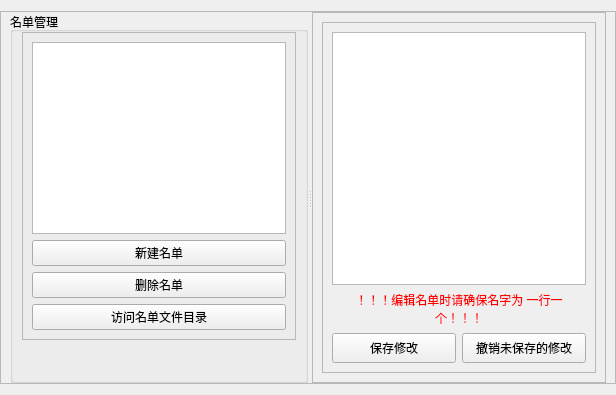
     <widget class="QWidget" name="tab_2">
      <attribute name="title">
       <string>名单管理</string>
      </attribute>
      <layout class="QGridLayout" name="gridLayout_7">
       <property name="leftMargin">
        <number>0</number>
       </property>
       <property name="rightMargin">
        <number>0</number>
       </property>
       <item row="0" column="1">
        <widget class="QFrame" name="frame_5">
         <property name="sizePolicy">
          <sizepolicy hsizetype="Expanding" vsizetype="Expanding">
           <horstretch>0</horstretch>
           <verstretch>0</verstretch>
          </sizepolicy>
         </property>
         <property name="frameShape">
          <enum>QFrame::StyledPanel</enum>
         </property>
         <property name="frameShadow">
          <enum>QFrame::Raised</enum>
         </property>
         <layout class="QGridLayout" name="gridLayout_9">
          <property name="leftMargin">
           <number>9</number>
          </property>
          <property name="topMargin">
           <number>0</number>
          </property>
          <property name="rightMargin">
           <number>9</number>
          </property>
          <property name="bottomMargin">
           <number>0</number>
          </property>
          <item row="1" column="0">
           <widget class="QSplitter" name="splitter">
            <property name="sizePolicy">
             <sizepolicy hsizetype="Expanding" vsizetype="Expanding">
              <horstretch>0</horstretch>
              <verstretch>0</verstretch>
             </sizepolicy>
            </property>
            <property name="orientation">
             <enum>Qt::Horizontal</enum>
            </property>
            <property name="opaqueResize">
             <bool>true</bool>
            </property>
            <property name="childrenCollapsible">
             <bool>false</bool>
            </property>
            <widget class="QGroupBox" name="groupBox_2">
             <property name="minimumSize">
              <size>
               <width>0</width>
               <height>193</height>
              </size>
             </property>
             <property name="title">
              <string>名单管理</string>
             </property>
             <layout class="QGridLayout" name="gridLayout_5">
              <property name="leftMargin">
               <number>9</number>
              </property>
              <property name="topMargin">
               <number>0</number>
              </property>
              <property name="bottomMargin">
               <number>0</number>
              </property>
              <item row="0" column="0">
               <widget class="QFrame" name="frame_7">
                <property name="minimumSize">
                 <size>
                  <width>0</width>
                  <height>211</height>
                 </size>
                </property>
                <property name="frameShape">
                 <enum>QFrame::StyledPanel</enum>
                </property>
                <property name="frameShadow">
                 <enum>QFrame::Raised</enum>
                </property>
                <layout class="QGridLayout" name="gridLayout_11">
                 <item row="0" column="0">
                  <widget class="QListWidget" name="listWidget"/>
                 </item>
                 <item row="1" column="0">
                  <widget class="QPushButton" name="pushButton_3">
                   <property name="sizePolicy">
                    <sizepolicy hsizetype="Minimum" vsizetype="Preferred">
                     <horstretch>0</horstretch>
                     <verstretch>0</verstretch>
                    </sizepolicy>
                   </property>
                   <property name="maximumSize">
                    <size>
                     <width>16777215</width>
                     <height>40</height>
                    </size>
                   </property>
                   <property name="text">
                    <string>新建名单</string>
                   </property>
                  </widget>
                 </item>
                 <item row="2" column="0">
                  <widget class="QPushButton" name="pushButton_4">
                   <property name="sizePolicy">
                    <sizepolicy hsizetype="Minimum" vsizetype="Preferred">
                     <horstretch>0</horstretch>
                     <verstretch>0</verstretch>
                    </sizepolicy>
                   </property>
                   <property name="maximumSize">
                    <size>
                     <width>16777215</width>
                     <height>40</height>
                    </size>
                   </property>
                   <property name="text">
                    <string>删除名单</string>
                   </property>
                  </widget>
                 </item>
                 <item row="3" column="0">
                  <widget class="QPushButton" name="pushButton_15">
                   <property name="sizePolicy">
                    <sizepolicy hsizetype="Minimum" vsizetype="Preferred">
                     <horstretch>0</horstretch>
                     <verstretch>0</verstretch>
                    </sizepolicy>
                   </property>
                   <property name="maximumSize">
                    <size>
                     <width>16777215</width>
                     <height>40</height>
                    </size>
                   </property>
                   <property name="text">
                    <string>访问名单文件目录</string>
                   </property>
                  </widget>
                 </item>
                </layout>
               </widget>
              </item>
              <item row="1" column="0">
               <spacer name="verticalSpacer_2">
                <property name="orientation">
                 <enum>Qt::Vertical</enum>
                </property>
                <property name="sizeHint" stdset="0">
                 <size>
                  <width>20</width>
                  <height>40</height>
                 </size>
                </property>
               </spacer>
              </item>
             </layout>
            </widget>
            <widget class="QFrame" name="frame_6">
             <property name="frameShape">
              <enum>QFrame::StyledPanel</enum>
             </property>
             <property name="frameShadow">
              <enum>QFrame::Raised</enum>
             </property>
             <layout class="QGridLayout" name="gridLayout_10">
              <item row="0" column="0">
               <widget class="QFrame" name="frame_4">
                <property name="minimumSize">
                 <size>
                  <width>0</width>
                  <height>0</height>
                 </size>
                </property>
                <property name="frameShape">
                 <enum>QFrame::StyledPanel</enum>
                </property>
                <property name="frameShadow">
                 <enum>QFrame::Raised</enum>
                </property>
                <layout class="QGridLayout" name="gridLayout_6">
                 <item row="3" column="1">
                  <widget class="QPushButton" name="pushButton_13">
                   <property name="minimumSize">
                    <size>
                     <width>0</width>
                     <height>30</height>
                    </size>
                   </property>
                   <property name="text">
                    <string>撤销未保存的修改</string>
                   </property>
                  </widget>
                 </item>
                 <item row="1" column="0" colspan="2">
                  <widget class="QTextEdit" name="textEdit">
                   <property name="layoutDirection">
                    <enum>Qt::LeftToRight</enum>
                   </property>
                   <property name="autoFillBackground">
                    <bool>false</bool>
                   </property>
                   <property name="horizontalScrollBarPolicy">
                    <enum>Qt::ScrollBarAsNeeded</enum>
                   </property>
                   <property name="autoFormatting">
                    <set>QTextEdit::AutoNone</set>
                   </property>
                   <property name="lineWrapMode">
                    <enum>QTextEdit::NoWrap</enum>
                   </property>
                   <property name="html">
                    <string>&lt;!DOCTYPE HTML PUBLIC &quot;-//W3C//DTD HTML 4.0//EN&quot; &quot;http://www.w3.org/TR/REC-html40/strict.dtd&quot;&gt;
&lt;html&gt;&lt;head&gt;&lt;meta name=&quot;qrichtext&quot; content=&quot;1&quot; /&gt;&lt;style type=&quot;text/css&quot;&gt;
p, li { white-space: pre-wrap; }
&lt;/style&gt;&lt;/head&gt;&lt;body style=&quot; font-family:'SimSun'; font-size:13px; font-weight:400; font-style:normal;&quot;&gt;
&lt;p style=&quot;-qt-paragraph-type:empty; margin-top:0px; margin-bottom:0px; margin-left:0px; margin-right:0px; -qt-block-indent:0; text-indent:0px; font-size:9pt;&quot;&gt;&lt;br /&gt;&lt;/p&gt;&lt;/body&gt;&lt;/html&gt;</string>
                   </property>
                   <property name="acceptRichText">
                    <bool>false</bool>
                   </property>
                   <property name="textInteractionFlags">
                    <set>Qt::LinksAccessibleByKeyboard|Qt::LinksAccessibleByMouse|Qt::TextBrowserInteraction|Qt::TextEditable|Qt::TextEditorInteraction|Qt::TextSelectableByKeyboard|Qt::TextSelectableByMouse</set>
                   </property>
                  </widget>
                 </item>
                 <item row="3" column="0">
                  <widget class="QPushButton" name="pushButton_11">
                   <property name="minimumSize">
                    <size>
                     <width>0</width>
                     <height>30</height>
                    </size>
                   </property>
                   <property name="text">
                    <string>保存修改</string>
                   </property>
                  </widget>
                 </item>
                 <item row="2" column="0" colspan="2">
                  <widget class="QLabel" name="label_8">
                   <property name="styleSheet">
                    <string notr="true">QLabel {
    color: rgb(255, 0, 0);
}</string>
                   </property>
                   <property name="text">
                    <string>！！！编辑名单时请确保名字为 一行一个！！！</string>
                   </property>
                   <property name="alignment">
                    <set>Qt::AlignCenter</set>
                   </property>
                   <property name="wordWrap">
                    <bool>true</bool>
                   </property>
                  </widget>
                 </item>
                </layout>
               </widget>
              </item>
             </layout>
            </widget>
           </widget>
          </item>
         </layout>
        </widget>
       </item>
      </layout>
     </widget>
